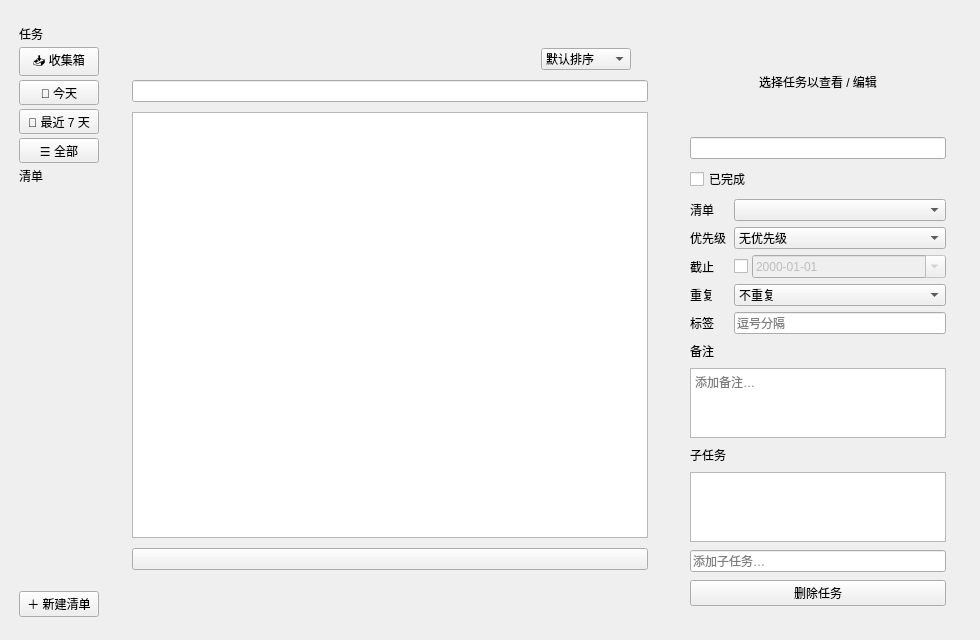
<?xml version="1.0" encoding="UTF-8"?>
<!-- todopage.ui —— Todo 页布局（Qt Designer）
     与 TodoPage::buildUi() 的静态结构一一对应。注意：
     1. 边距/间距/固定宽度为基准值（si() 缩放几何在 buildUi() 中运行时重设）；
     2. sortBox/dPriority/dRecur 的条目 userData、清单按钮（动态重建）、信号连接仍在 todopage.cpp -->
<ui version="4.0">
 <class>TodoPage</class>
 <widget class="QWidget" name="TodoPage">
  <property name="geometry">
   <rect>
    <x>0</x>
    <y>0</y>
    <width>980</width>
    <height>640</height>
   </rect>
  </property>
  <layout class="QHBoxLayout" name="rootLayout" stretch="0,1">
   <property name="spacing">
    <number>0</number>
   </property>
   <item>
    <widget class="QWidget" name="TodoSidebar" native="true">
     <layout class="QVBoxLayout" name="sidebarLay">
      <property name="leftMargin">
       <number>8</number>
      </property>
      <property name="topMargin">
       <number>14</number>
      </property>
      <property name="rightMargin">
       <number>8</number>
      </property>
      <property name="bottomMargin">
       <number>12</number>
      </property>
      <property name="spacing">
       <number>4</number>
      </property>
      <item>
       <widget class="QLabel" name="TodoBrand">
        <property name="text">
         <string>任务</string>
        </property>
       </widget>
      </item>
      <item>
       <widget class="QToolButton" name="btnInbox">
        <property name="text">
         <string>📥 收集箱</string>
        </property>
        <property name="checkable">
         <bool>true</bool>
        </property>
        <property name="sizePolicy" stdset="0">
         <sizepolicy hsizetype="Expanding" vsizetype="Fixed">
          <horstretch>0</horstretch>
          <verstretch>0</verstretch>
         </sizepolicy>
        </property>
       </widget>
      </item>
      <item>
       <widget class="QToolButton" name="btnToday">
        <property name="text">
         <string>📅 今天</string>
        </property>
        <property name="checkable">
         <bool>true</bool>
        </property>
        <property name="sizePolicy" stdset="0">
         <sizepolicy hsizetype="Expanding" vsizetype="Fixed">
          <horstretch>0</horstretch>
          <verstretch>0</verstretch>
         </sizepolicy>
        </property>
       </widget>
      </item>
      <item>
       <widget class="QToolButton" name="btnNext7">
        <property name="text">
         <string>📆 最近 7 天</string>
        </property>
        <property name="checkable">
         <bool>true</bool>
        </property>
        <property name="sizePolicy" stdset="0">
         <sizepolicy hsizetype="Expanding" vsizetype="Fixed">
          <horstretch>0</horstretch>
          <verstretch>0</verstretch>
         </sizepolicy>
        </property>
       </widget>
      </item>
      <item>
       <widget class="QToolButton" name="btnAll">
        <property name="text">
         <string>☰ 全部</string>
        </property>
        <property name="checkable">
         <bool>true</bool>
        </property>
        <property name="sizePolicy" stdset="0">
         <sizepolicy hsizetype="Expanding" vsizetype="Fixed">
          <horstretch>0</horstretch>
          <verstretch>0</verstretch>
         </sizepolicy>
        </property>
       </widget>
      </item>
      <item>
       <widget class="QLabel" name="listTitle">
        <property name="text">
         <string>清单</string>
        </property>
       </widget>
      </item>
      <item>
       <widget class="QWidget" name="listsBox" native="true">
        <layout class="QVBoxLayout" name="listsLay">
         <property name="leftMargin">
          <number>0</number>
         </property>
         <property name="topMargin">
          <number>0</number>
         </property>
         <property name="rightMargin">
          <number>0</number>
         </property>
         <property name="bottomMargin">
          <number>0</number>
         </property>
         <property name="spacing">
          <number>2</number>
         </property>
        </layout>
       </widget>
      </item>
      <item>
       <spacer name="sidebarStretch">
        <property name="orientation">
         <enum>Qt::Vertical</enum>
        </property>
        <property name="sizeHint" stdset="0">
         <size>
          <width>20</width>
          <height>40</height>
         </size>
        </property>
       </spacer>
      </item>
      <item>
       <widget class="QPushButton" name="newListBtn">
        <property name="text">
         <string>＋ 新建清单</string>
        </property>
        <property name="cursor">
         <cursorShape>PointingHandCursor</cursorShape>
        </property>
       </widget>
      </item>
     </layout>
    </widget>
   </item>
   <item>
    <widget class="QWidget" name="taskView" native="true">
     <layout class="QHBoxLayout" name="taskViewLay" stretch="1,0">
      <property name="spacing">
       <number>0</number>
      </property>
      <item>
       <widget class="QWidget" name="centerHost" native="true">
        <layout class="QVBoxLayout" name="centerLay">
         <property name="leftMargin">
          <number>0</number>
         </property>
         <property name="topMargin">
          <number>12</number>
         </property>
         <property name="rightMargin">
          <number>12</number>
         </property>
         <property name="bottomMargin">
          <number>12</number>
         </property>
         <property name="spacing">
          <number>0</number>
         </property>
         <item>
          <widget class="QWidget" name="TodoSurface" native="true">
           <layout class="QVBoxLayout" name="surfaceLay" stretch="0,0,1,0,0">
            <property name="leftMargin">
             <number>16</number>
            </property>
            <property name="topMargin">
             <number>16</number>
            </property>
            <property name="rightMargin">
             <number>16</number>
            </property>
            <property name="bottomMargin">
             <number>14</number>
            </property>
            <property name="spacing">
             <number>10</number>
            </property>
            <item>
             <layout class="QHBoxLayout" name="head">
              <item>
               <widget class="QLabel" name="TodoViewTitle"/>
              </item>
              <item>
               <spacer name="headStretch">
                <property name="orientation">
                 <enum>Qt::Horizontal</enum>
                </property>
                <property name="sizeHint" stdset="0">
                 <size>
                  <width>40</width>
                  <height>20</height>
                 </size>
                </property>
               </spacer>
              </item>
              <item>
               <widget class="QComboBox" name="sortBox">
                <property name="toolTip">
                 <string>排序方式</string>
                </property>
                <item>
                 <property name="text">
                  <string>默认排序</string>
                 </property>
                </item>
                <item>
                 <property name="text">
                  <string>最近添加</string>
                 </property>
                </item>
                <item>
                 <property name="text">
                  <string>倒序</string>
                 </property>
                </item>
                <item>
                 <property name="text">
                  <string>按优先级</string>
                 </property>
                </item>
                <item>
                 <property name="text">
                  <string>按截止日期</string>
                 </property>
                </item>
               </widget>
              </item>
              <item>
               <widget class="QLabel" name="TodoViewCount"/>
              </item>
             </layout>
            </item>
            <item>
             <widget class="QLineEdit" name="TodoQuickAdd">
              <property name="clearButtonEnabled">
               <bool>true</bool>
              </property>
             </widget>
            </item>
            <item>
             <widget class="QListWidget" name="TodoList">
              <property name="selectionMode">
               <enum>QAbstractItemView::NoSelection</enum>
              </property>
              <property name="focusPolicy">
               <enum>Qt::NoFocus</enum>
              </property>
             </widget>
            </item>
            <item>
             <widget class="QPushButton" name="completedBtn">
              <property name="checkable">
               <bool>true</bool>
              </property>
              <property name="cursor">
               <cursorShape>PointingHandCursor</cursorShape>
              </property>
             </widget>
            </item>
            <item>
             <widget class="QLabel" name="TodoProgress"/>
            </item>
           </layout>
          </widget>
         </item>
        </layout>
       </widget>
      </item>
      <item>
       <widget class="QWidget" name="TodoDetail" native="true">
        <layout class="QVBoxLayout" name="detailLay" stretch="1,1">
         <property name="leftMargin">
          <number>14</number>
         </property>
         <property name="topMargin">
          <number>14</number>
         </property>
         <property name="rightMargin">
          <number>14</number>
         </property>
         <property name="bottomMargin">
          <number>14</number>
         </property>
         <property name="spacing">
          <number>8</number>
         </property>
         <item>
          <widget class="QLabel" name="TodoDetailEmpty">
           <property name="text">
            <string>选择任务以查看 / 编辑</string>
           </property>
           <property name="alignment">
            <set>Qt::AlignCenter</set>
           </property>
          </widget>
         </item>
         <item>
          <widget class="QWidget" name="detailBody" native="true">
           <layout class="QVBoxLayout" name="bodyLay">
            <property name="leftMargin">
             <number>0</number>
            </property>
            <property name="topMargin">
             <number>0</number>
            </property>
            <property name="rightMargin">
             <number>0</number>
            </property>
            <property name="bottomMargin">
             <number>0</number>
            </property>
            <property name="spacing">
             <number>8</number>
            </property>
            <item>
             <widget class="QLineEdit" name="TodoTitleEdit"/>
            </item>
            <item>
             <widget class="QCheckBox" name="dDone">
              <property name="text">
               <string>已完成</string>
              </property>
              <property name="cursor">
               <cursorShape>PointingHandCursor</cursorShape>
              </property>
             </widget>
            </item>
            <item>
             <layout class="QGridLayout" name="form">
              <property name="horizontalSpacing">
               <number>8</number>
              </property>
              <property name="verticalSpacing">
               <number>6</number>
              </property>
              <item row="0" column="0">
               <widget class="QLabel" name="lblList">
                <property name="text">
                 <string>清单</string>
                </property>
               </widget>
              </item>
              <item row="0" column="1">
               <widget class="QComboBox" name="dList"/>
              </item>
              <item row="1" column="0">
               <widget class="QLabel" name="lblPriority">
                <property name="text">
                 <string>优先级</string>
                </property>
               </widget>
              </item>
              <item row="1" column="1">
               <widget class="QComboBox" name="dPriority">
                <item>
                 <property name="text">
                  <string>无优先级</string>
                 </property>
                </item>
                <item>
                 <property name="text">
                  <string>低</string>
                 </property>
                </item>
                <item>
                 <property name="text">
                  <string>中</string>
                 </property>
                </item>
                <item>
                 <property name="text">
                  <string>高</string>
                 </property>
                </item>
               </widget>
              </item>
              <item row="2" column="0">
               <widget class="QLabel" name="lblDue">
                <property name="text">
                 <string>截止</string>
                </property>
               </widget>
              </item>
              <item row="2" column="1">
               <layout class="QHBoxLayout" name="dueRow" stretch="0,1">
                <property name="spacing">
                 <number>4</number>
                </property>
                <item>
                 <widget class="QCheckBox" name="dHasDue">
                  <property name="toolTip">
                   <string>设置截止日期</string>
                  </property>
                  <property name="cursor">
                   <cursorShape>PointingHandCursor</cursorShape>
                  </property>
                 </widget>
                </item>
                <item>
                 <widget class="QDateEdit" name="dDue">
                  <property name="calendarPopup">
                   <bool>true</bool>
                  </property>
                  <property name="displayFormat">
                   <string>yyyy-MM-dd</string>
                  </property>
                  <property name="enabled">
                   <bool>false</bool>
                  </property>
                 </widget>
                </item>
               </layout>
              </item>
              <item row="3" column="0">
               <widget class="QLabel" name="lblRecur">
                <property name="text">
                 <string>重复</string>
                </property>
               </widget>
              </item>
              <item row="3" column="1">
               <widget class="QComboBox" name="dRecur">
                <item>
                 <property name="text">
                  <string>不重复</string>
                 </property>
                </item>
                <item>
                 <property name="text">
                  <string>每天</string>
                 </property>
                </item>
                <item>
                 <property name="text">
                  <string>每个工作日</string>
                 </property>
                </item>
                <item>
                 <property name="text">
                  <string>每周</string>
                 </property>
                </item>
                <item>
                 <property name="text">
                  <string>每月</string>
                 </property>
                </item>
               </widget>
              </item>
              <item row="4" column="0">
               <widget class="QLabel" name="lblTags">
                <property name="text">
                 <string>标签</string>
                </property>
               </widget>
              </item>
              <item row="4" column="1">
               <widget class="QLineEdit" name="dTags">
                <property name="placeholderText">
                 <string>逗号分隔</string>
                </property>
               </widget>
              </item>
             </layout>
            </item>
            <item>
             <widget class="QLabel" name="notesLabel">
              <property name="text">
               <string>备注</string>
              </property>
             </widget>
            </item>
            <item>
             <widget class="QPlainTextEdit" name="dNotes">
              <property name="placeholderText">
               <string>添加备注…</string>
              </property>
             </widget>
            </item>
            <item>
             <widget class="QLabel" name="subLabel">
              <property name="text">
               <string>子任务</string>
              </property>
             </widget>
            </item>
            <item>
             <widget class="QListWidget" name="TodoSubs">
              <property name="selectionMode">
               <enum>QAbstractItemView::NoSelection</enum>
              </property>
              <property name="focusPolicy">
               <enum>Qt::NoFocus</enum>
              </property>
             </widget>
            </item>
            <item>
             <widget class="QLineEdit" name="dSubAdd">
              <property name="placeholderText">
               <string>添加子任务…</string>
              </property>
             </widget>
            </item>
            <item>
             <spacer name="bodyStretch">
              <property name="orientation">
               <enum>Qt::Vertical</enum>
              </property>
              <property name="sizeHint" stdset="0">
               <size>
                <width>20</width>
                <height>8</height>
               </size>
              </property>
             </spacer>
            </item>
            <item>
             <widget class="QPushButton" name="dDelete">
              <property name="text">
               <string>删除任务</string>
              </property>
              <property name="cursor">
               <cursorShape>PointingHandCursor</cursorShape>
              </property>
             </widget>
            </item>
           </layout>
          </widget>
         </item>
        </layout>
       </widget>
      </item>
     </layout>
    </widget>
   </item>
  </layout>
 </widget>
 <resources/>
 <connections/>
</ui>
